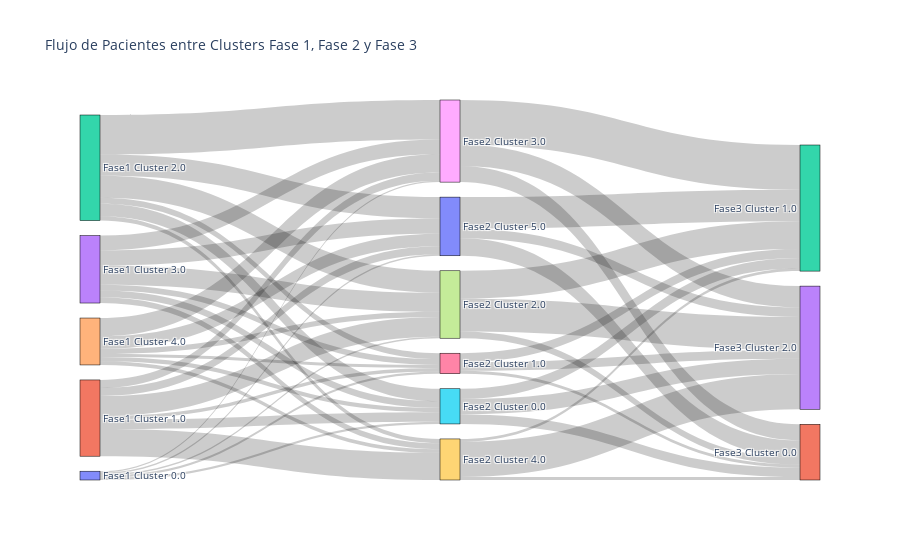

Notebook code cell kept with this figure:
### Code cell
import plotly.graph_objects as go

df = df_merged

# Primero contamos las transiciones entre fase 1 -> fase 2
transitions_12 = df.groupby(['cluster_phase1', 'cluster_phase2']).size().reset_index(name='count')

# Luego contamos las transiciones entre fase 2 -> fase 3
transitions_23 = df.groupby(['cluster_phase2', 'cluster_phase3']).size().reset_index(name='count')

# Crear las listas necesarias para el Sankey
max_phase1 = int(df['cluster_phase1'].max()) + 1
max_phase2 = int(df['cluster_phase2'].max()) + 1

# Para fase1 -> fase2
source_12 = transitions_12['cluster_phase1'].astype(int)
target_12 = transitions_12['cluster_phase2'].astype(int) + max_phase1  # desplazamos para no solaparlos
value_12 = transitions_12['count']

# Para fase2 -> fase3
source_23 = transitions_23['cluster_phase2'].astype(int) + max_phase1
target_23 = transitions_23['cluster_phase3'].astype(int) + max_phase1 + max_phase2
value_23 = transitions_23['count']

# Unimos todo
source = pd.concat([source_12, source_23])
target = pd.concat([target_12, target_23])
values = pd.concat([value_12, value_23])

# Crear las etiquetas
labels = (
    [f'Fase1 Cluster {i}' for i in sorted(df['cluster_phase1'].dropna().unique())] +
    [f'Fase2 Cluster {i}' for i in sorted(df['cluster_phase2'].dropna().unique())] +
    [f'Fase3 Cluster {i}' for i in sorted(df['cluster_phase3'].dropna().unique())]
)

# Crear el diagrama de Sankey
fig = go.Figure(data=[go.Sankey(
    node = dict(
      pad = 15,
      thickness = 20,
      line = dict(color = "black", width = 0.5),
      label = labels
    ),
    link = dict(
      source = source,
      target = target,
      value = values
    ))])

fig.update_layout(title_text="Flujo de Pacientes entre Clusters Fase 1, Fase 2 y Fase 3", font_size=10)
fig.show()

### Figure 1 — Plotly figure (JSON) as saved in the notebook; plotly's stock layout.template omitted (floating-point values rounded to 4 significant figures)
{"data": [{"link": {"source": [0, 0, 0, 0, 0, 1, 1, 1, 1, 1, 1, 2, 2, 2, 2, 2, 2, 3, 3, 3, 3, 3, 3, 4, 4, 4, 4, 4, 4, 5, 5, 5, 6, 6, 6, 7, 7, 7, 8, 8, 8, 9, 9, 9, 10, 10, 10], "target": [5, 6, 7, 8, 10, 5, 6, 7, 8, 9, 10, 5, 6, 7, 8, 9, 10, 5, 6, 7, 8, 9, 10, 5, 6, 7, 8, 9, 10, 11, 12, 13, 11, 12, 13, 11, 12, 13, 11, 12, 13, 11, 12, 13, 11, 12, 13], "value": [12, 12, 8, 8, 8, 52, 20, 108, 44, 148, 44, 68, 32, 120, 216, 24, 116, 36, 32, 104, 80, 32, 84, 24, 16, 28, 100, 20, 68, 52, 56, 84, 16, 48, 48, 36, 152, 180, 88, 244, 116, 16, 16, 192, 96, 172, 52]}, "node": {"label": ["Fase1 Cluster 0.0", "Fase1 Cluster 1.0", "Fase1 Cluster 2.0", "Fase1 Cluster 3.0", "Fase1 Cluster 4.0", "Fase2 Cluster 0.0", "Fase2 Cluster 1.0", "Fase2 Cluster 2.0", "Fase2 Cluster 3.0", "Fase2 Cluster 4.0", "Fase2 Cluster 5.0", "Fase3 Cluster 0.0", "Fase3 Cluster 1.0", "Fase3 Cluster 2.0"], "line": {"color": "black", "width": 0.5}, "pad": 15, "thickness": 20}, "type": "sankey"}], "layout": {"font": {"size": 10}, "title": {"text": "Flujo de Pacientes entre Clusters Fase 1, Fase 2 y Fase 3"}}}
